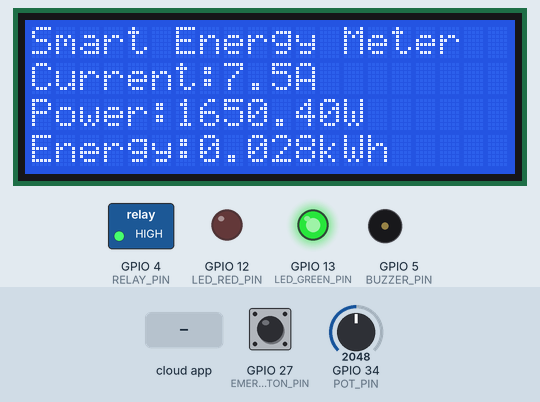
Simulated run of this sketch. Board: ESP32. Shown: 20×4 character LCD, switched loads named in the sketch (green lamp = pin HIGH), output pins drawn as LEDs (lit = HIGH), buzzer (waves = sounding). Inputs (shaded band) come from the test bench; at power-on: GPIO 27 (EMERGENCY_BUTTON_PIN) HIGH, GPIO 34 (POT_PIN) = 2048 (analog values on the 0–4095 scale). WiFi joins after 1.5 s; servers stay silent unless stated; the local clock reads 2024-03-15 10:24:30 at power-on unless the sketch sets it; the Firebase database answers and starts empty; what the sketch prints to the serial monitor is not drawn.

Above: at 3.7 s.
3.8 s: GPIO 27 (EMERGENCY_BUTTON_PIN) pulled LOW for 0.15 s
At 7.3 s:
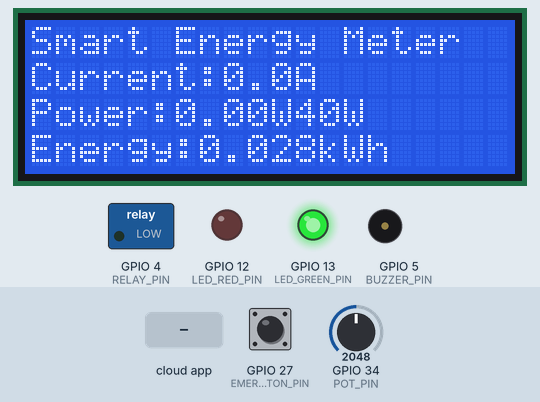
7.6 s: the phone or cloud app sets isEnabled to 0
At 10.0 s:
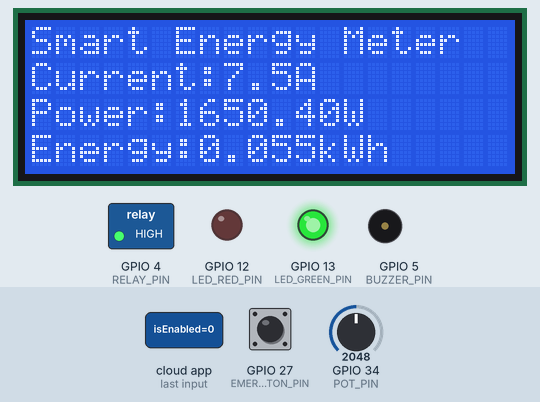
13.6 s: GPIO 34 (POT_PIN) set to 2703
At 15.8 s:
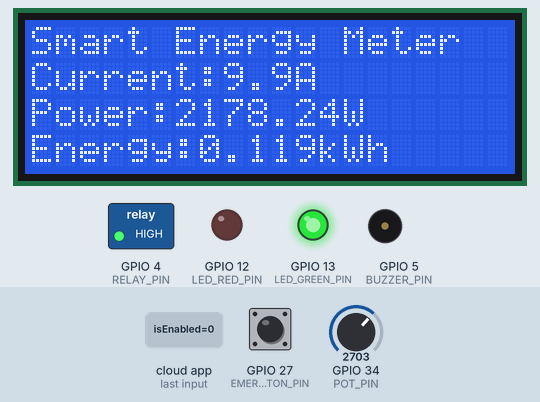
19.6 s: GPIO 34 (POT_PIN) set to 2787
At 21.8 s:
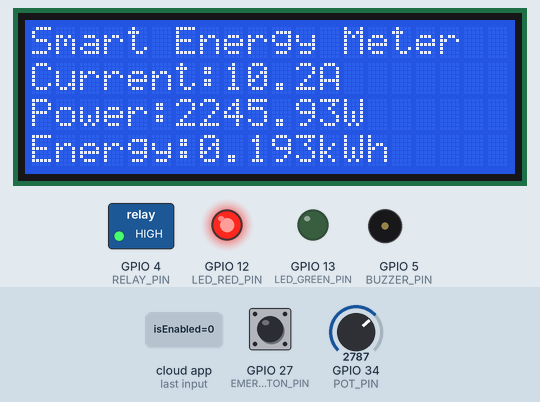
25.6 s: the phone or cloud app sets isEnabled to 1
At 28.3 s:
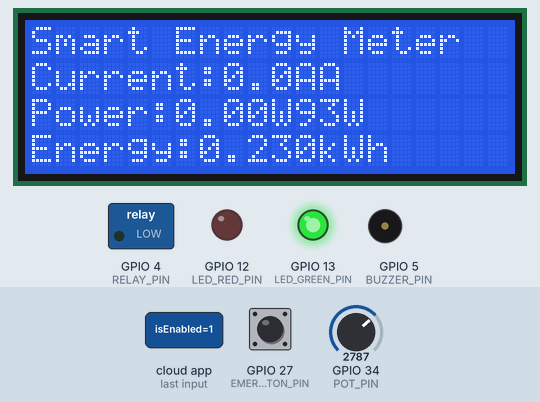
28.6 s: GPIO 27 (EMERGENCY_BUTTON_PIN) pulled LOW for 1 s
At 29.8 s:
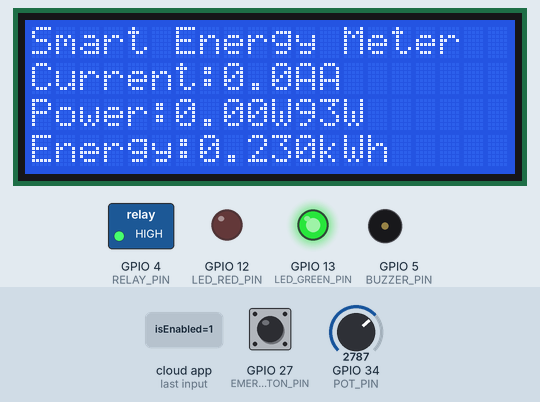
Timing chart, 0 to 31.9 s (numbered marks = the images above; inputs shaded):
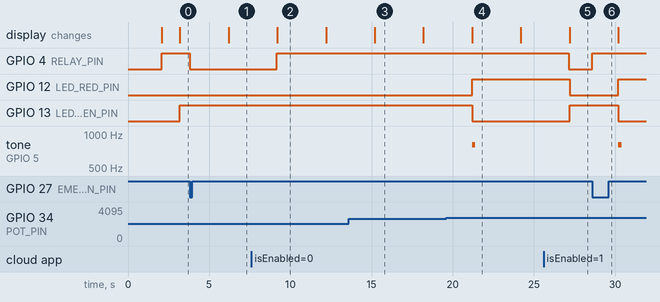

The sketch:

sketch.ino
```cpp
// Smart Energy Meter with Firebase Integration
#include <WiFi.h>
#include <FirebaseESP32.h>
#include <LiquidCrystal_I2C.h>
#include "RTClib.h"

// Firebase Configuration
#define API_KEY "AIzaSyDrSS7eDfPxqKrNkx5s8mr4X6T5ZQRELWk"
#define DATABASE_URL "https://smart-energy-meter-73045-default-rtdb.europe-west1.firebasedatabase.app/"
const char* WIFI_SSID = "Wokwi-GUEST";
const char* WIFI_PASSWORD = "";

// System Constants
const float VOLTAGE = 220.0, OVERDRAWN_THRESHOLD = 10.0;
const float SPIKE_THRESHOLD = 1.5;
const int POT_PIN = 34, LED_GREEN_PIN = 13, LED_RED_PIN = 12, BUZZER_PIN = 5;
const int RELAY_PIN = 4, EMERGENCY_BUTTON_PIN = 27;
const unsigned long MAIN_LOOP_INTERVAL = 3000, FIREBASE_CHECK_INTERVAL = 3000;
const unsigned long ALERT_TONE_INTERVAL = 40, ALERT_BEEP_DURATION = 200;
const int ALERT_FREQUENCY = 800;

// Hardware Objects
FirebaseData fbdo;
FirebaseAuth auth;
FirebaseConfig config;
RTC_DS1307 rtc;
LiquidCrystal_I2C lcd(0x27, 20, 4);

// Global Variables
bool isLoadEnabled = true, lastButtonState = HIGH, isAlertToneActive = false;
float previousPower = 0.0, totalEnergyKWh = 0.0;
unsigned long lastMainLoopTime = 0, lastFirebaseCheckTime = 0, alertTimer = 0;

struct SensorReading {
  float current, power, energyKWh;
  unsigned long long timestamp;
};

struct AlertState {
  bool overdrawn, spikeDetected;
  bool hasAnyAlert() const {
    return overdrawn || spikeDetected;
  }
};

// Initialize Firebase connection with retry logic
void initializeFirebase() {
  Serial.println("🔥 Initializing Firebase...");
  config.database_url = DATABASE_URL;
  config.api_key = API_KEY;
  config.timeout.serverResponse = 10 * 1000;
  Firebase.begin(&config, &auth);
  Firebase.reconnectWiFi(true);

  for (int retryCount = 0; retryCount < 5; retryCount++) {
    Serial.printf("🔄 Attempting Firebase sign-up (attempt %d/5)...\n", retryCount + 1);
    if (Firebase.signUp(&config, &auth, "", "")) {
      Serial.println("✅ Firebase signed up successfully");
      return;
    }
    Serial.printf("❌ Sign-up failed: %s\n", config.signer.signupError.message.c_str());
    delay(3000);
  }
  Serial.println("⚠️ Firebase initialization failed. System will continue in offline mode.");
}

// Check for remote shutdown commands from Firebase
void checkFirebaseShutdownCommand() {
  static unsigned long lastLogTime = 0;
  if (!Firebase.ready()) {
    if (millis() - lastLogTime > 30000) {
      Serial.println("⚠️ Firebase not ready for remote commands");
      lastLogTime = millis();
    }
    return;
  }

  if (Firebase.getBool(fbdo, "/LoadControl/isEnabled")) {
    bool shouldShutdown = fbdo.boolData();
    if (shouldShutdown != !isLoadEnabled) {
      isLoadEnabled = !shouldShutdown;
      digitalWrite(RELAY_PIN, isLoadEnabled ? HIGH : LOW);
      Serial.printf("🔄 Remote load %s command received!\n", isLoadEnabled ? "enable" : "shutdown");
    }
  }
}

// Upload sensor data and alerts to Firebase
void uploadDataToFirebase(const SensorReading& reading, const AlertState& alerts) {
  static unsigned long lastOfflineLogTime = 0;
  if (WiFi.status() != WL_CONNECTED || !Firebase.ready()) {
    if (millis() - lastOfflineLogTime > 30000) {
      Serial.println("⚠️ Firebase not available, skipping upload");
      lastOfflineLogTime = millis();
    }
    return;
  }

  FirebaseJson json;
  json.set("timestamp", String(reading.timestamp));
  json.set("loadEnabled", isLoadEnabled);
  json.set("current", reading.current);
  json.set("power", reading.power);
  json.set("totalEnergy_kWh", reading.energyKWh);
  json.set("voltage", VOLTAGE);
  json.set("overdrawn", alerts.overdrawn);
  json.set("spikeDetected", alerts.spikeDetected);

  if (Firebase.pushJSON(fbdo, "/data", json)) {
    Serial.println("🔥 Firebase → ✅ Data uploaded successfully");
  } else {
    static unsigned long lastErrorLogTime = 0;
    if (millis() - lastErrorLogTime > 10000) {
      Serial.printf("🔥 Firebase → ❌ Upload failed: %s\n", fbdo.errorReason().c_str());
      lastErrorLogTime = millis();
    }
  }
}

// Initialize all hardware pins and ADC settings
void initializeHardware() {
  analogReadResolution(12);
  analogSetAttenuation(ADC_11db);
  pinMode(POT_PIN, INPUT);
  pinMode(LED_GREEN_PIN, OUTPUT); pinMode(LED_RED_PIN, OUTPUT);
  pinMode(BUZZER_PIN, OUTPUT); pinMode(RELAY_PIN, OUTPUT);
  pinMode(EMERGENCY_BUTTON_PIN, INPUT_PULLUP);
  digitalWrite(LED_GREEN_PIN, LOW); digitalWrite(LED_RED_PIN, LOW);
  digitalWrite(BUZZER_PIN, LOW); digitalWrite(RELAY_PIN, HIGH);
  delay(100);
  Serial.printf("🔧 Initial ADC test reading: %d\n", analogRead(POT_PIN));
}

// Handle emergency button press to toggle load
void handleEmergencyButton() {
  int currentButtonState = digitalRead(EMERGENCY_BUTTON_PIN);
  if (currentButtonState == LOW && lastButtonState == HIGH) {
    isLoadEnabled = !isLoadEnabled;
    digitalWrite(RELAY_PIN, isLoadEnabled ? HIGH : LOW);
    Serial.printf("🔴 Emergency button pressed! Load %s\n", isLoadEnabled ? "ENABLED" : "DISABLED");

    // Update Firebase if connected
    if (WiFi.status() == WL_CONNECTED && Firebase.ready()) {
      if (!Firebase.setBool(fbdo, "/LoadControl/isEnabled", !isLoadEnabled)) {
        Serial.printf("⚠️ Failed to update Firebase load control: %s\n", fbdo.errorReason().c_str());
      }
    }
  }
  lastButtonState = currentButtonState;
}

// Control LEDs and buzzer based on alert conditions
void controlAlerts(const AlertState& alerts) {
  digitalWrite(LED_RED_PIN, alerts.hasAnyAlert() ? HIGH : LOW);
  digitalWrite(LED_GREEN_PIN, alerts.hasAnyAlert() ? LOW : HIGH);

  if (alerts.hasAnyAlert()) {
    if (millis() - alertTimer > ALERT_TONE_INTERVAL) {
      isAlertToneActive = !isAlertToneActive;
      if (isAlertToneActive) tone(BUZZER_PIN, ALERT_FREQUENCY, ALERT_BEEP_DURATION);
      alertTimer = millis();
    }
  } else {
    noTone(BUZZER_PIN);
    isAlertToneActive = false;
  }
}

// Read sensor and calculate power values
SensorReading takeSensorReading() {
  DateTime now = rtc.now();
  unsigned long long timestamp = (now.unixtime()) * 1000ULL;
  int potValue = analogRead(POT_PIN);

  float current = (isLoadEnabled && potValue > 0) ? (potValue / 4095.0) * 15.0 : 0.0;
  float power = VOLTAGE * current;
  float energyIncrement = power / 1000.0 / 60.0;
  totalEnergyKWh += energyIncrement;

  return {current, power, totalEnergyKWh, timestamp};
}

// Check for overcurrent and power spike alerts
AlertState checkAlertConditions(const SensorReading& reading) {
  AlertState alerts = {false, false};

  if (reading.current > OVERDRAWN_THRESHOLD) {
    alerts.overdrawn = true;
    Serial.println("⚠️ ALERT: Overdrawn electricity!");
  }
  if (previousPower > 0 && reading.power / previousPower > SPIKE_THRESHOLD) {
    alerts.spikeDetected = true;
    Serial.println("⚠️ ALERT: Sudden spike in power usage!");
  }

  return alerts;
}

// Update LCD with current readings
void updateLCDDisplay(const SensorReading& reading) {
  lcd.setCursor(0, 1); lcd.print("Current:"); lcd.print(reading.current, 1); lcd.print("A");
  lcd.setCursor(0, 2); lcd.print("Power:"); lcd.print(reading.power, 2); lcd.print("W");
  lcd.setCursor(0, 3); lcd.print("Energy:"); lcd.print(reading.energyKWh, 3); lcd.print("kWh");
}

// Print status to serial monitor
void printStatus(const SensorReading& reading) {
  DateTime now = rtc.now();
  Serial.printf("Time: %d/%d/%d %d:%d:%d | Current: %.1fA, Power: %.0fW, Energy: %.3fkWh\n",
                now.year(), now.month(), now.day(), now.hour(), now.minute(), now.second(),
                reading.current, reading.power, reading.energyKWh);
}

void setup() {
  Serial.begin(115200);

  // Initialize RTC
  if (!rtc.begin()) {
    Serial.println("Couldn't find RTC");
    abort();
  }

  // Connect to WiFi
  WiFi.begin(WIFI_SSID, WIFI_PASSWORD);
  Serial.print("Connecting to Wi-Fi");
  while (WiFi.status() != WL_CONNECTED) {
    delay(1000);
    Serial.print(".");
  }
  Serial.println("\nWiFi connected! IP: " + WiFi.localIP().toString());

  // Initialize LCD and hardware
  lcd.init(); lcd.backlight(); lcd.setCursor(0, 0); lcd.print("Smart Energy Meter");
  initializeHardware();

  initializeFirebase();
  Serial.println("Smart Energy Meter initialized successfully!");
}

void loop() {
  if (WiFi.status() != WL_CONNECTED) return;

  handleEmergencyButton();

  // Check Firebase commands every 3 seconds
  if (millis() - lastFirebaseCheckTime >= FIREBASE_CHECK_INTERVAL) {
    lastFirebaseCheckTime = millis();
    if (WiFi.status() == WL_CONNECTED && Firebase.ready()) checkFirebaseShutdownCommand();
  }

  // Main monitoring loop every 3 seconds
  if (millis() - lastMainLoopTime >= MAIN_LOOP_INTERVAL) {
    lastMainLoopTime = millis();

    SensorReading reading = takeSensorReading();
    AlertState alerts = checkAlertConditions(reading);

    updateLCDDisplay(reading);
    printStatus(reading);
    controlAlerts(alerts);
    uploadDataToFirebase(reading, alerts);

    previousPower = reading.power;
    Serial.println("______________________________________________");
  }
}
```

Measured:
- the behaviour switches between 2730 and 2731 on GPIO 34 (POT_PIN) (found by bisection; images 3 and 4)
- after the input at 3.8 s, GPIO 4 (RELAY_PIN): HIGH → LOW at once; the display: changes after 2.4 s (image 1)
- after the input at 7.6 s, GPIO 4 (RELAY_PIN): LOW → HIGH after 1.6 s; the display: changes after 1.6 s (image 2)
- after the input at 19.6 s, GPIO 12 (LED_RED_PIN): LOW → HIGH after 1.6 s; GPIO 13 (LED_GREEN_PIN): HIGH → LOW after 1.6 s; tone on GPIO 5 (BUZZER_PIN): silent → 800 Hz after 1.6 s, → silent 0.20 s later
- after the input at 25.6 s, GPIO 4 (RELAY_PIN), GPIO 12 (LED_RED_PIN): HIGH → LOW after 1.6 s; GPIO 13 (LED_GREEN_PIN): LOW → HIGH after 1.6 s; tone on GPIO 5 (BUZZER_PIN): stays silent (without the input it goes to 800 Hz after 1.6 s); the display: changes after 1.6 s (image 5)
- after the input at 28.6 s, GPIO 4 (RELAY_PIN): LOW → HIGH at once; GPIO 12 (LED_RED_PIN): LOW → HIGH after 1.6 s; GPIO 13 (LED_GREEN_PIN): HIGH → LOW after 1.6 s; tone on GPIO 5 (BUZZER_PIN): silent → 800 Hz after 1.6 s, → silent 0.20 s later
- what the display in image 2 shows lasts 3.0 s, from 9.2 s to 12.2 s
